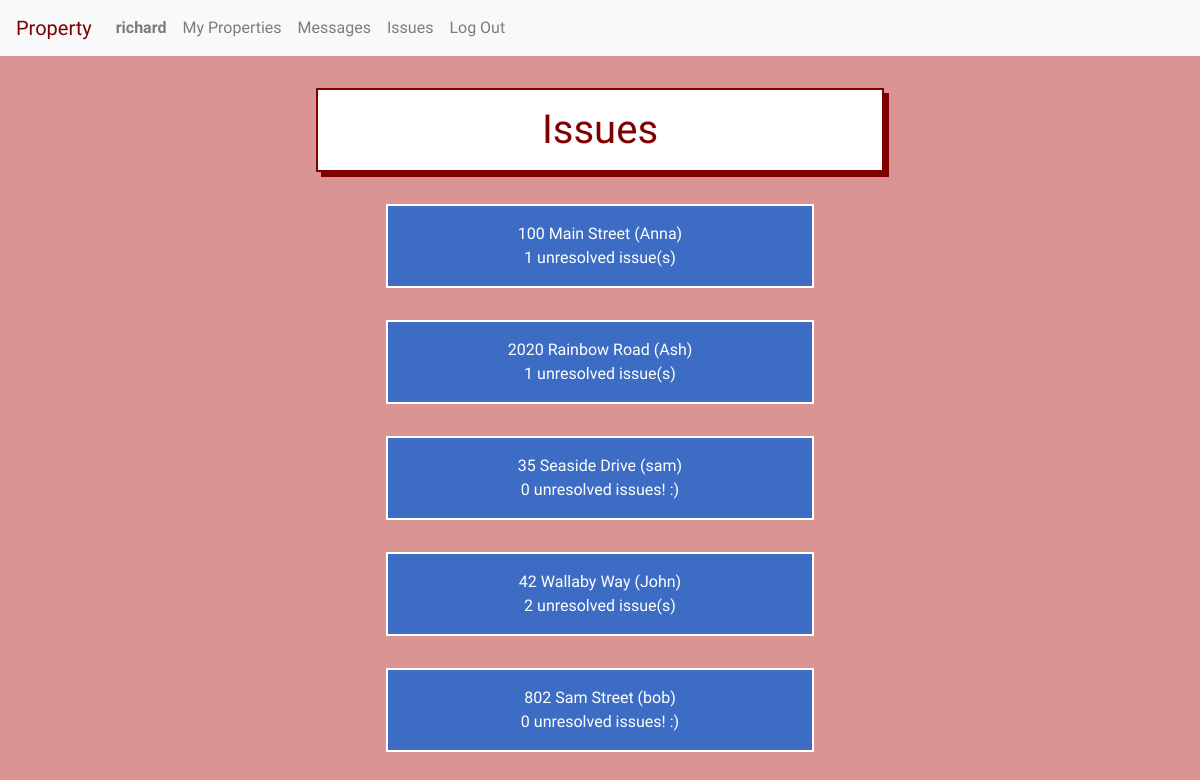
The app's page /property/issues (signed in) with its own data.
### property/models.py (models this page shows, shortened)
class User(AbstractUser):
    tenant = models.BooleanField(default=True)
    manager = models.BooleanField(default=False)
    profile_picture = models.ImageField(blank=True, null=True, upload_to='profile_images/')

class Unit(models.Model):
    manager = models.ForeignKey(User, on_delete=models.CASCADE, related_name="managers")
    tenant = models.ForeignKey(User, on_delete=models.CASCADE, related_name="tenants", blank=True, null=True)
    address = models.CharField(max_length=200)
    image = models.ImageField(blank=True, upload_to='unit_images/')
    lease = models.FileField(blank=True, upload_to='leases/')
    def __str__(self):
        return f"{self.address}"

### property/views.py (the view)
# urls.py: path("issues", views.issues, name="issues"),
@login_required
def issues(request):
    if request.method == "GET":
        if request.user.tenant:
            try:
                unit_count = Unit.objects.filter(tenant=request.user).count()
            except ObjectDoesNotExist:
                unit_count = 0
            if unit_count != 1:
                return render(request, 'property/issues.html')
            else:
                unit = Unit.objects.get(tenant=request.user)
                return HttpResponseRedirect(reverse("unit_issues", kwargs={'unit_id': unit.id}))
        else:
            try:
                units = Unit.objects.filter(manager=request.user).exclude(tenant=None).order_by('address')
            except ObjectDoesNotExist:
                units = None
            unresolved_counts = []
            for unit in units:
                try:
                    unresolved_count = Issue.objects.filter(unit_id=unit.id).filter(resolved=False).count()
                except ObjectDoesNotExist:
                    unresolved_count = None
                unresolved_counts.append(unresolved_count)
            zipped_issues_info = zip(unresolved_counts, units)
            return render(request, 'property/issues.html', {
                "issues_info": zipped_issues_info
            })
    else:
        return render(request, 'property/error.html')

### property/templates/property/issues.html
{% extends "property/layout.html" %}
{% block body %}
<h1>Issues</h1>
{% if user.tenant %}
    <br><br>
    You must claim an address and property manager before you can report or view issues.
{% else %}
    {% if issues_info %}
        <div class="list-container">
            {% for count, unit in issues_info %}
                <a href="{% url 'unit_issues' unit.id %}">
                    <div class="listed-item-link">
                        {{unit}} ({{unit.tenant.first_name}})
                        <br>
                        {% if count %}
                        {{count}} unresolved issue(s)
                        {% else %}
                        0 unresolved issues! :)
                        {% endif %}
                    </div>
                </a>
            {% endfor %}
        </div>
    {% else %}
        <br><br>
        You must add a property with a tenant before you can see see issues.
    {% endif %}
{% endif %}
{% endblock %}

### property/templates/property/layout.html (shortened to what this page needs)
{% load static %}
<!DOCTYPE html>
<html lang="en">
    <head>
        <link rel="stylesheet" href="https://stackpath.bootstrapcdn.com/bootstrap/4.3.1/css/bootstrap.min.css">
        <link href="{% static 'property/styles.css' %}" rel="stylesheet">
    </head>
    <body>
        {% if user.is_authenticated %}
        <nav class="navbar sticky-top navbar-expand-lg navbar-light bg-light">
            <a id="property" class="navbar-brand" href="{% url 'index' %}">Property</a>
            <div class="collapse navbar-collapse" id="navbarTogglerDemo02">
              <ul class="navbar-nav mr-auto mt-2 mt-lg-0">
                <li class="nav-item">
                    <a class="nav-link" href="{% url 'profile' %}"><strong>{{ user.username }}</strong></a>
                </li>
                {% if user.manager %}
                <li class="nav-item">
                    <a class="nav-link" href="{% url 'index' %}">My Properties</a>
                </li>
                {% endif %}
                <li class="nav-item">
                    <a id="messages_nav" class="nav-link" href="{% url 'messages' %}">Messages</a>
                </li>
                <li class="nav-item">
                    <a id="issues_nav" class="nav-link" href="{% url 'issues' %}">Issues</a>
                </li>
                <li class="nav-item">
                    <a class="nav-link" href="{% url 'logout' %}">Log Out</a>
                </li>
              </ul>
            </div>
          </nav>
        {% endif %}
        <div class="body">
        {% block body %}
        {% endblock %}
        </div>
    </body>
</html>

### property/static/property/styles.css (style rules this page uses)
:root { --blue: rgb(60, 108, 196); --lightblue: rgb(127, 167, 241); }
body { background-color: rgb(219, 148, 148); color: maroon; font-family: 'Yusei Magic', sans-serif; }
#property { color: maroon; }
a { text-decoration: none !important; }
.body { padding: 2rem; text-align: center; }
h1 { padding: 1rem; margin-bottom: 1rem; margin: auto; text-align: center; border: maroon solid 2px; background-color: white; color: maroon; display: block; box-shadow: 5px 5px; width: 50%; min-width: 350px; }
.list-container { padding: 2rem; }
.listed-item-link { padding: 1rem; margin: auto; width: 40%; min-width: 300px; margin-bottom: 2rem; text-align: center; border: white solid 2px; background-color: var(--blue); color: white; display: block; }

### records on screen
User: username "richard"
Unit: address "100 Main Street", tenant.first_name "Anna", count "1"
Unit: address "2020 Rainbow Road", tenant.first_name "Ash", count "1"
Unit: address "35 Seaside Drive", tenant.first_name "sam", shows "0 unresolved issues! :)"
Unit: address "42 Wallaby Way", tenant.first_name "John", count "2"
Unit: address "802 Sam Street", tenant.first_name "bob", shows "0 unresolved issues! :)"
